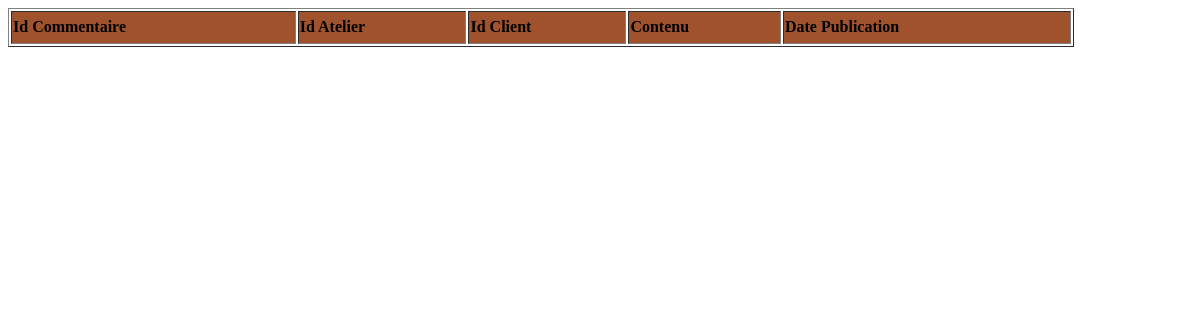
The app's page /pfc/cpanel/commentaires/list.php, older data.
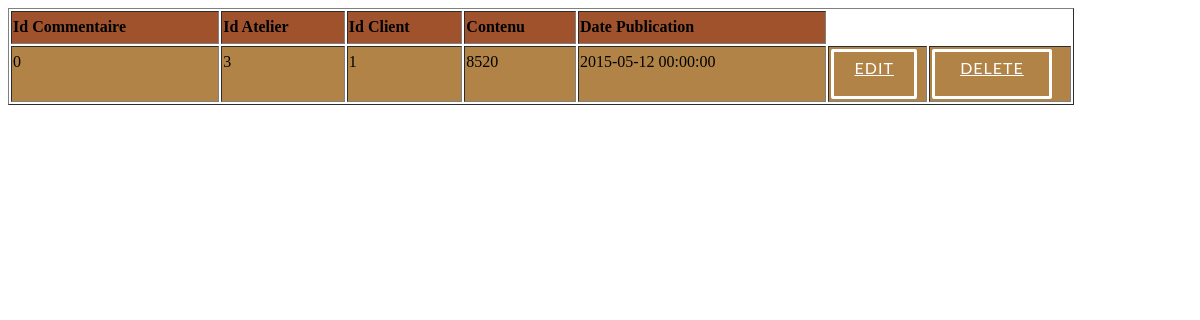
The same page, newer data.
### tables this page shows
CREATE TABLE IF NOT EXISTS `commentaire` (
  `id_commentaire` int(11) NOT NULL,
  `id_atelier` int(11) NOT NULL,
  `id_client` int(11) NOT NULL,
  `contenu` varchar(1000) NOT NULL,
  `date_publication` datetime NOT NULL,
  PRIMARY KEY (`id_client`,`id_atelier`,`id_commentaire`),
  KEY `commentaire_atelier_FK` (`id_atelier`)
);

### pfc/cpanel/commentaires/list.php (the view, shortened to what this page needs)
<HTML>
	<head>
		<link rel="stylesheet" type="text/css" href="../css/view_style.css">
	</head>
<?php
echo "<table border=1 >";
echo "<tr>";
echo "<td><b>Id Commentaire</b></td>";
echo "<td><b>Id Atelier</b></td>";
echo "<td><b>Id Client</b></td>";
echo "<td><b>Contenu</b></td>";
echo "<td><b>Date Publication</b></td>";
echo "</tr>";
$result = mysql_query("SELECT * FROM `commentaire`") or trigger_error(mysql_error());
while($row = mysql_fetch_array($result)){
foreach($row AS $key => $value) { $row[$key] = stripslashes($value); }
echo "<tr>";
echo "<td valign='top'>" . nl2br( $row['id_commentaire']) . "</td>";
echo "<td valign='top'>" . nl2br( $row['id_atelier']) . "</td>";
echo "<td valign='top'>" . nl2br( $row['id_client']) . "</td>";
echo "<td valign='top'>" . nl2br( $row['contenu']) . "</td>";
echo "<td valign='top'>" . nl2br( $row['date_publication']) . "</td>";
echo "<td valign='top'><a href=edit.php?id_commentaire={$row['id_commentaire']} class='popup-button'>Edit</a></td><td><a href=delete.php?id_commentaire={$row['id_commentaire']} class='popup-button'>Delete</a></td> ";
echo "</tr>";
}
echo "</table>";
echo "<a href=new.php class='popup-button'>New Row</a>";
?>

Row changes from the older to the newer data that the page shows:
added commentaire: id_commentaire "0", id_atelier "3", id_client "1", contenu "8520", date_publication "2015-05-12 00:00:00"
